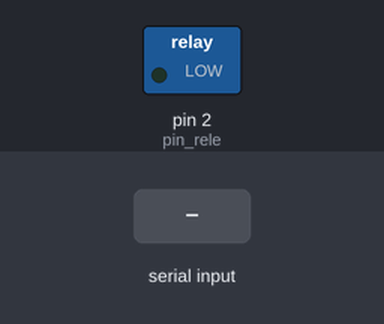
A sketch run on a simulated Arduino Uno, built with avr-gcc and run on an emulated ATmega328P. Parts: switched loads named in the sketch (green lamp = pin HIGH). Inputs (shaded band) come from the test bench.

Above: at 1.2 s.
1.3 s: "1" received over Serial
At 3.1 s:
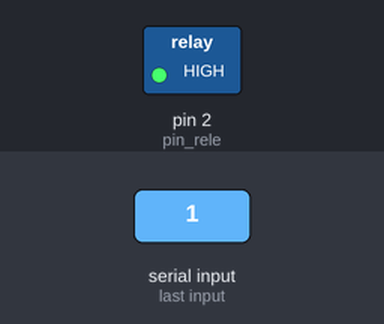
3.8 s: "0" received over Serial
At 6.2 s:
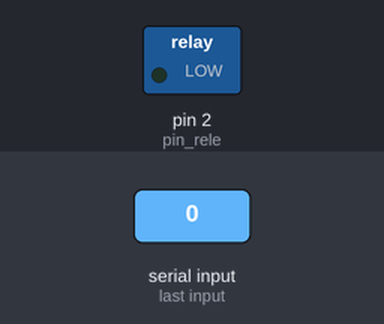
Timing chart, 0 to 7.7 s (numbered marks = the images above; inputs shaded):
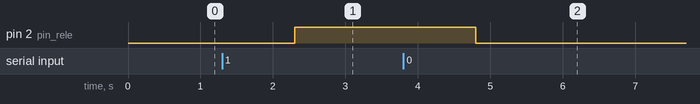

The sketch:

rele.ino
```cpp
int pin_rele = 2;

void setup() {
  Serial.begin(9600);
  pinMode(pin_rele, OUTPUT);
}

void loop() {

  if (Serial.available() > 0) {

    String mensaje = Serial.readString();

    if (mensaje.equals("1")) {
      digitalWrite(pin_rele, HIGH);
    }

    else if (mensaje.equals("0")) {
      digitalWrite(pin_rele, LOW);
    }
  }

}
```

Measured:
- after the input at 1.3 s, pin 2 (pin_rele): LOW → HIGH after 1.0 s
- after the input at 3.8 s, pin 2 (pin_rele): HIGH → LOW after 1.0 s
